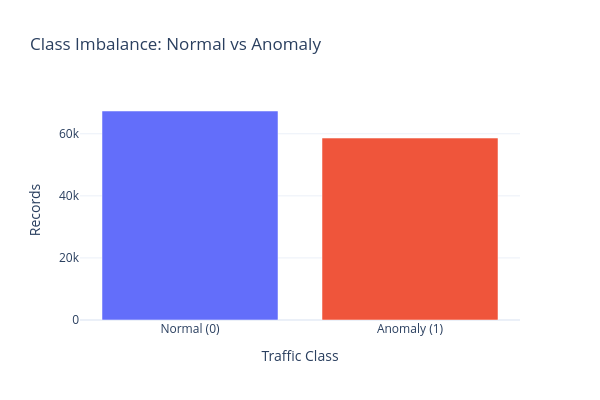

The code cell stored with this chart in its notebook:
### Markdown cell above
## Class Imbalance Analysis

Convert labels to a binary flag (`normal -> 0`, `anomaly -> 1`) and evaluate the class distribution.

### Code cell
y_train_binary = get_binary_labels(train_df['label'])
binary_counts = y_train_binary.value_counts().reset_index()
binary_counts.columns = ['Is_Anomaly', 'Count']
binary_counts['Class'] = binary_counts['Is_Anomaly'].map({0: 'Normal (0)', 1: 'Anomaly (1)'})

fig_imbalance = px.bar(
    binary_counts,
    x='Class',
    y='Count',
    title='Class Imbalance: Normal vs Anomaly',
    color='Class',
    labels={'Class': 'Traffic Class', 'Count': 'Records'}
)
fig_imbalance.update_layout(showlegend=False, width=600, height=400)
fig_imbalance.show()

### Figure 1 — Plotly figure (JSON) as saved in the notebook; plotly's stock layout.template omitted (floating-point values rounded to 4 significant figures)
{"data": [{"hovertemplate": "Traffic Class=%{x}<br>Records=%{y}<extra></extra>", "legendgroup": "Normal (0)", "marker": {"color": "#636efa", "pattern": {"shape": ""}}, "name": "Normal (0)", "orientation": "v", "showlegend": true, "textposition": "auto", "type": "bar", "x": ["Normal (0)"], "xaxis": "x", "y": [67343], "yaxis": "y"}, {"hovertemplate": "Traffic Class=%{x}<br>Records=%{y}<extra></extra>", "legendgroup": "Anomaly (1)", "marker": {"color": "#EF553B", "pattern": {"shape": ""}}, "name": "Anomaly (1)", "orientation": "v", "showlegend": true, "textposition": "auto", "type": "bar", "x": ["Anomaly (1)"], "xaxis": "x", "y": [58630], "yaxis": "y"}], "layout": {"barmode": "relative", "height": 400, "legend": {"title": {"text": "Traffic Class"}, "tracegroupgap": 0}, "showlegend": false, "title": {"text": "Class Imbalance: Normal vs Anomaly"}, "width": 600, "xaxis": {"anchor": "y", "categoryarray": ["Normal (0)", "Anomaly (1)"], "categoryorder": "array", "domain": [0, 1], "title": {"text": "Traffic Class"}}, "yaxis": {"anchor": "x", "domain": [0, 1], "title": {"text": "Records"}}}}
